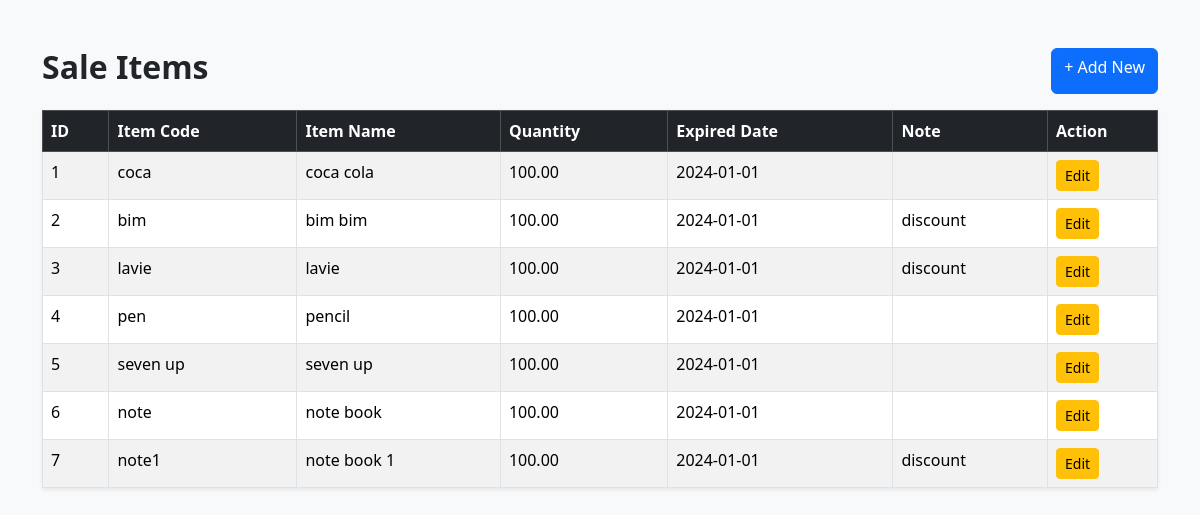
Page /exam/index.php on the committed database.
### tables this page shows
CREATE TABLE `item_sale` (
  `id` int(11) NOT NULL,
  `item_code` varchar(20) DEFAULT NULL,
  `item_name` varchar(50) DEFAULT NULL,
  `quantity` decimal(10,2) DEFAULT NULL,
  `expired_date` date DEFAULT NULL,
  `note` varchar(60) DEFAULT NULL
);

### exam/index.php (the view, shortened to what this page needs)
<?php include "db.php"; ?>
<!DOCTYPE html>
<html>
<head>
    <link href="https://cdn.jsdelivr.net/npm/bootstrap@5.3.3/dist/css/bootstrap.min.css" rel="stylesheet">
</head>
<body class="bg-light">
<div class="container mt-5">
    <div class="d-flex justify-content-between mb-3">
        <h2 class="fw-bold">Sale Items</h2>
        <a href="add.php" class="btn btn-primary">+ Add New</a>
    </div>
    <table class="table table-bordered table-striped shadow-sm">
        <thead class="table-dark">
            <tr>
                <th>ID</th>
                <th>Item Code</th>
                <th>Item Name</th>
                <th>Quantity</th>
                <th>Expired Date</th>
                <th>Note</th>
                <th width="110px">Action</th>
            </tr>
        </thead>
        <tbody>
            <?php
            $sql = "SELECT * FROM item_sale";
            $result = $conn->query($sql);
            while ($row = $result->fetch_assoc()) {
                echo "
                <tr>
                    <td>{$row['id']}</td>
                    <td>{$row['item_code']}</td>
                    <td>{$row['item_name']}</td>
                    <td>{$row['quantity']}</td>
                    <td>{$row['expired_date']}</td>
                    <td>{$row['note']}</td>
                    <td>
                        <a href='edit.php?id={$row['id']}' class='btn btn-sm btn-warning'>Edit</a>
                    </td>
                </tr>
                ";
            }
            ?>
        </tbody>
    </table>
</div>
</body>
</html>

### rows in the picture
item_sale: id "1", item_code "coca", item_name "coca cola", quantity "100.00", expired_date "2024-01-01"
item_sale: id "2", item_code "bim", item_name "bim bim", quantity "100.00", expired_date "2024-01-01", note "discount"
item_sale: id "3", item_code "lavie", item_name "lavie", quantity "100.00", expired_date "2024-01-01", note "discount"
item_sale: id "4", item_code "pen", item_name "pencil", quantity "100.00", expired_date "2024-01-01"
item_sale: id "5", item_code "seven up", item_name "seven up", quantity "100.00", expired_date "2024-01-01"
item_sale: id "6", item_code "note", item_name "note book", quantity "100.00", expired_date "2024-01-01"
item_sale: id "7", item_code "note1", item_name "note book 1", quantity "100.00", expired_date "2024-01-01", note "discount"
